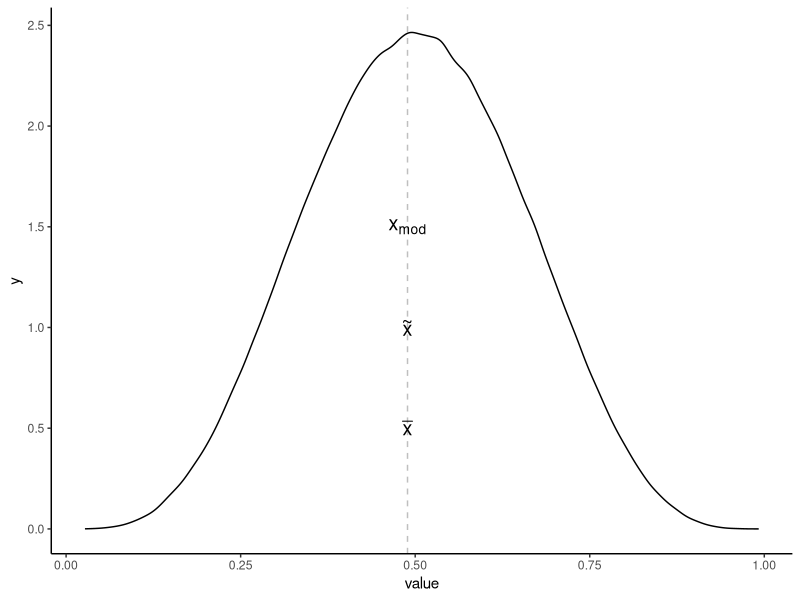
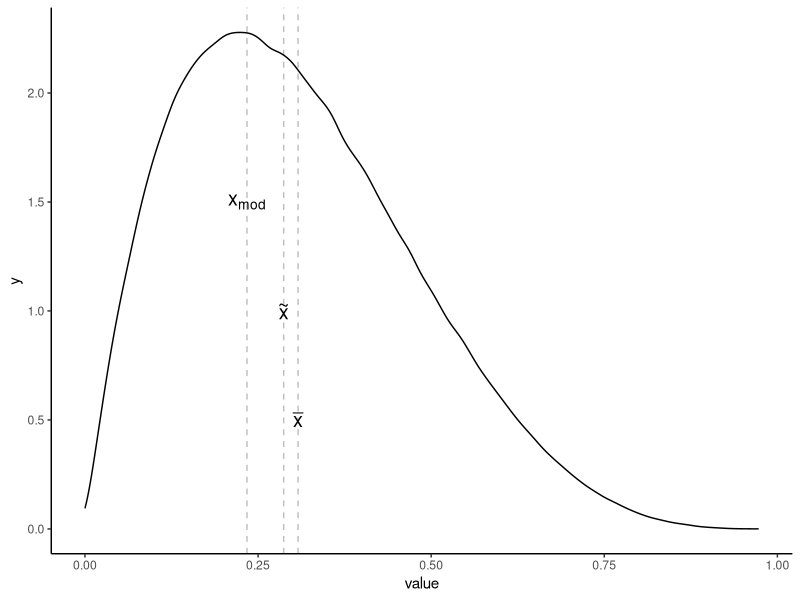
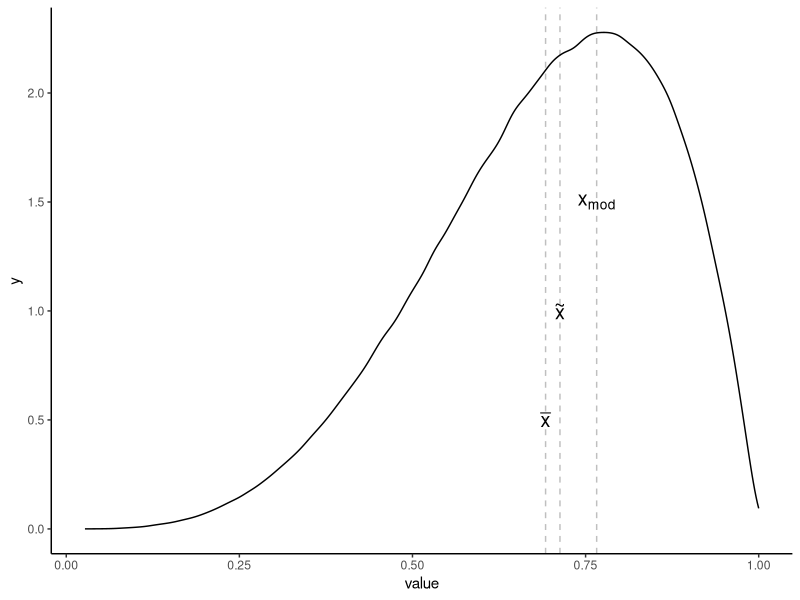

Source code (R) for these figures, in order:
## ---- chunk 1
library(tidyverse)

theme_set(theme_classic())

knitr::opts_chunk$set(fig.width = 4, 
                      fig.height = 2.5, 
                      fig.align = "center",
                      cache = FALSE)

modus <- function(var) {
  table(var) %>% 
    sort(decreasing = TRUE) %>% 
    names() %>% 
    .[1] %>% 
    as.numeric()
}
## ---- chunk 2
set.seed(42)

random_sample <- sample(1:42, 11)

sort(random_sample)

median(random_sample)
## ---- chunk 3
random_sample <- random_sample[random_sample != max(random_sample)]

sort(random_sample)

median(random_sample)
## ---- chunk 4
random_sample

mean(random_sample)
## ---- chunk 5
set.seed(42)
random_sample_symmetric <- round(rbeta(1000000, 5, 5), 3)

# random_sample_symmetric <- round(rnorm(n = 10000, mean = 0, sd = 0.5), 1)

# random_sample_symmetric <- round(fGarch::rsnorm(10000, mean = 0, sd = 0.5, xi = -10), 1)

random_sample_symmetric %>% 
  as_tibble() %>% 
  ggplot(aes(value)) + 
  geom_density() +
  geom_vline(xintercept = modus(random_sample_symmetric), alpha = 0.25, linetype = 2) +
  annotate("text", label = expression(x[mod]), x = modus(random_sample_symmetric), y = 1.5, size = 5) +
  # geom_vline(xintercept = median(random_sample_symmetric), alpha = 0.25, linetype = 2) +
  annotate("text", label = expression(tilde(x)) , x = modus(random_sample_symmetric), y = 1, size = 5) +
  # geom_vline(xintercept = mean(random_sample_symmetric), alpha = 0.25, linetype = 2) +
  annotate("text", label = expression(bar(x)), x = modus(random_sample_symmetric), y = 0.5, size = 5) 
## ---- chunk 6
set.seed(42)
random_sample_right_skewed <- round(rbeta(1000000, 2, 4.5), 3)

# random_sample_right_skewed <- round(rnorm(n = 10000, mean = 0, sd = 0.5), 1)

# random_sample_right_skewed <- round(fGarch::rsnorm(10000, mean = 0, sd = 0.5, xi = -10), 1)

random_sample_right_skewed %>% 
  as_tibble() %>% 
  ggplot(aes(value)) + 
  geom_density() +
  geom_vline(xintercept = modus(random_sample_right_skewed), alpha = 0.25, linetype = 2) +
  annotate("text", label = expression(x[mod]), x = modus(random_sample_right_skewed), y = 1.5, size = 5) +
  geom_vline(xintercept = median(random_sample_right_skewed), alpha = 0.25, linetype = 2) +
  annotate("text", label = expression(tilde(x)), x = median(random_sample_right_skewed), y = 1, size = 5) +
  geom_vline(xintercept = mean(random_sample_right_skewed), alpha = 0.25, linetype = 2) +
  annotate("text", label = expression(bar(x)), x = mean(random_sample_right_skewed), y = 0.5, size = 5) 
## ---- chunk 7
set.seed(42)
random_sample_left_skewed <- round(rbeta(1000000, 4.5, 2), 3)

random_sample_left_skewed %>% 
  as_tibble() %>% 
  ggplot(aes(value)) + 
  geom_density() +
  geom_vline(xintercept = modus(random_sample_left_skewed), alpha = 0.25, linetype = 2) +
  annotate("text", label = expression(x[mod]), x = modus(random_sample_left_skewed), y = 1.5, size = 5) +
  geom_vline(xintercept = median(random_sample_left_skewed), alpha = 0.25, linetype = 2) +
  annotate("text", label = expression(tilde(x)), x = median(random_sample_left_skewed), y = 1, size = 5) +
  geom_vline(xintercept = mean(random_sample_left_skewed), alpha = 0.25, linetype = 2) +
  annotate("text", label = expression(bar(x)), x = mean(random_sample_left_skewed), y = 0.5, size = 5) 
